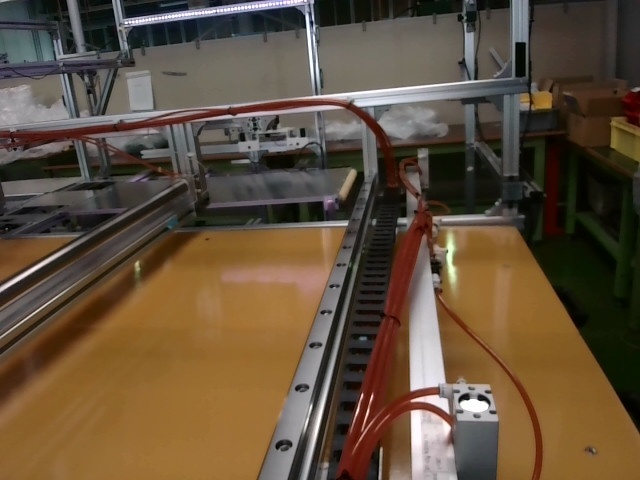
#> input picture image/fukuro_image2.jpg, 640 x 480 px, found by its file name
$ python oshidashi_staticimage.py
#> lines starting #> are read from the running program, lines starting #| are printed output that depends on the picture; after the words box and inside, x2 and y2 are one past the last pixel; in counts of white or black regions, pixels touching at a corner belong together; long printed decimals are rounded
#------------------------------------------------------------------------
#date:2024/12/20
#name:Ito Natsuki
#リアルタイムで面積を算出
#------------------------------------------------------------------------

import cv2
import numpy as np


def calc_black_whiteArea(bw_image):
    image_size = bw_image.size
    whitePixels = cv2.countNonZero(bw_image)
    blackPixels = bw_image.size - whitePixels

    whiteAreaRatio = (whitePixels/image_size)*100
    blackAreaRatio = (blackPixels/image_size)*100

    print("White Area : ", whiteAreaRatio)
    print("Black Area : ", blackAreaRatio)

    return whiteAreaRatio

def nothing(x):
    pass


cv2.namedWindow('track')#トラックバー
cv2.createTrackbar('canny1','track',200,255,nothing)#canny下
cv2.createTrackbar('canny2','track',255,255,nothing)#canny上

size = (640,480)

if __name__ == '__main__':

    while(1):
        canny1 = cv2.getTrackbarPos('canny1','track')  #スレッショルド下(6)
        canny2 = cv2.getTrackbarPos('canny2','track')  #スレッショルド下(28)


        filepath = "C:/startfile/g52024/image/fukuro_image2.jpg"
        frame = cv2.imread(filepath,1)
#> frame is the input picture: shape (480, 640, 3); mean B, G, R 60.1, 79.9, 97.7

        frame = cv2.resize(frame,size)
        cv2.imshow('frame', frame)

        frame = cv2.cvtColor(frame,cv2.COLOR_BGR2GRAY)
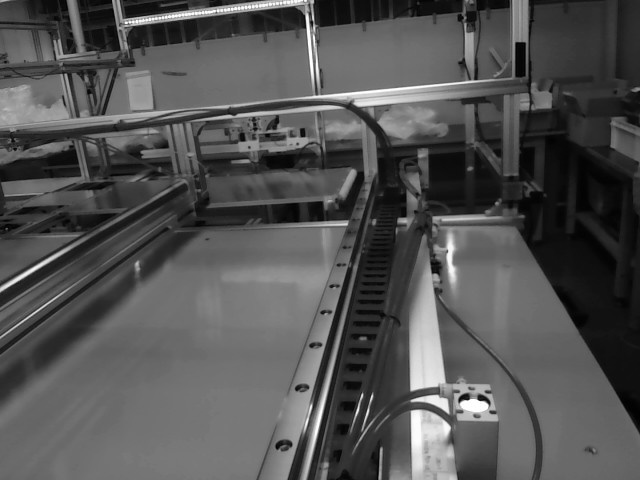
#> frame: shape (480, 640); min 0, max 255, mean 83

        ##画像の読み込み
        track = cv2.imread("C:/startfile/g52024/image/track.png")

        #mask = cv2.imread("C:/startfile/g52024/image/mask_fukuro.jpg", 0)
        #frame = cv2.bitwise_and(mask, frame)

        #frame = track


        thresh_value, nitika_image = cv2.threshold(frame, canny1, canny2, cv2.THRESH_BINARY)
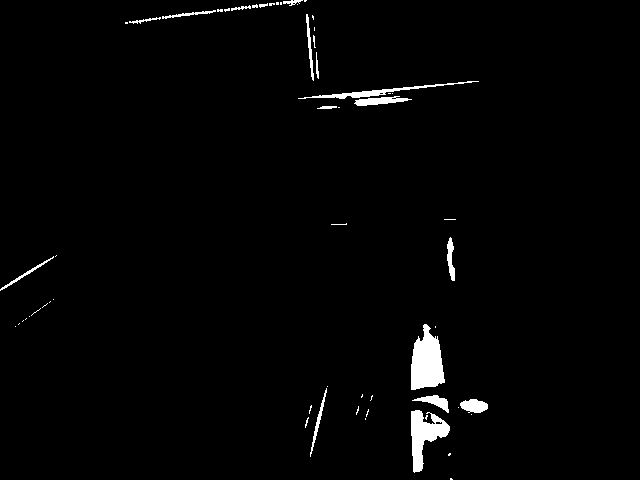
#> nitika_image: shape (480, 640); 1.8% white; 58 white regions (40 under 20 px), largest, box (x1, y1, x2, y2) and area: (411, 324, 445, 390) 1546, (411, 410, 450, 473) 1167, (298, 81, 479, 99) 546
#> thresh_value = 200
        # [12 lines of commented-out code are left out]
        cv2.imshow('ori', nitika_image)

        # 'q'キーが押されたらループから抜ける
        if cv2.waitKey(100) & 0xFF == ord('q'):
#> (key q is pressed here)
            white_area = calc_black_whiteArea(nitika_image)
#> in calc_black_whiteArea, `whitePixels = cv2.countNonZero(bw_image)`: whitePixels = 5567
#> in calc_black_whiteArea, `blackPixels = bw_image.size - whitePixels`: blackPixels = 301633
#> in calc_black_whiteArea, `whiteAreaRatio = (whitePixels/image_size)*100`: whiteAreaRatio = 1.81
#> in calc_black_whiteArea, `blackAreaRatio = (blackPixels/image_size)*100`: blackAreaRatio = 98.19
#| White Area :  1.812
#| Black Area :  98.188
#> white_area = 1.81
            if white_area >= 350000:
                work = 1
            cv2.imwrite("./image/hansya.jpg", nitika_image)
            break


    cv2.destroyAllWindows()
